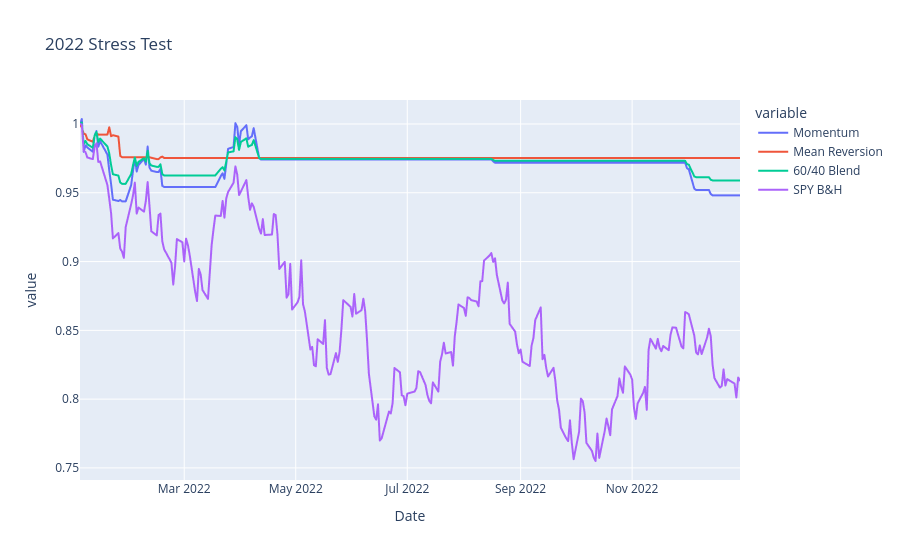

Notebook code cell kept with this figure:
### Markdown cell above
## 6. 2022 Stress Test

### Code cell
def _yr(s, y):
    sl = s.loc[f'{y}-01-01':f'{y}-12-31']
    return sl.iloc[-1] / sl.iloc[0] - 1 if len(sl) > 1 else float('nan')
print('2022 returns:')
for name, s in [('Momentum', res_mom.equity_curve), ('Mean Reversion', res_mr.equity_curve),
                ('60/40 Blend', blend_eq), ('SPY B&H', spy_eq)]:
    print(f'  {name:<22}: {_yr(s, 2022):+.2%}')
eq_2022 = eq.loc['2022-01-01':'2022-12-31']
px.line(eq_2022 / eq_2022.iloc[0], title='2022 Stress Test').show()

### Figure 1 — Plotly figure (JSON) as saved in the notebook; plotly's stock layout.template omitted (floating-point values rounded to 4 significant figures; data arrays with more than 128 entries replaced by an {"elided": "..."} marker saying what was removed)
{"data": [{"hovertemplate": "variable=Momentum<br>Date=%{x}<br>value=%{y}<extra></extra>", "legendgroup": "Momentum", "line": {"color": "#636efa", "dash": "solid"}, "marker": {"symbol": "circle"}, "mode": "lines", "name": "Momentum", "showlegend": true, "type": "scattergl", "x": {"elided": "251 str values"}, "xaxis": "x", "y": {"elided": "251 float values"}, "yaxis": "y"}, {"hovertemplate": "variable=Mean Reversion<br>Date=%{x}<br>value=%{y}<extra></extra>", "legendgroup": "Mean Reversion", "line": {"color": "#EF553B", "dash": "solid"}, "marker": {"symbol": "circle"}, "mode": "lines", "name": "Mean Reversion", "showlegend": true, "type": "scattergl", "x": {"elided": "251 str values"}, "xaxis": "x", "y": {"elided": "251 float values"}, "yaxis": "y"}, {"hovertemplate": "variable=60/40 Blend<br>Date=%{x}<br>value=%{y}<extra></extra>", "legendgroup": "60/40 Blend", "line": {"color": "#00cc96", "dash": "solid"}, "marker": {"symbol": "circle"}, "mode": "lines", "name": "60/40 Blend", "showlegend": true, "type": "scattergl", "x": {"elided": "251 str values"}, "xaxis": "x", "y": {"elided": "251 float values"}, "yaxis": "y"}, {"hovertemplate": "variable=SPY B&H<br>Date=%{x}<br>value=%{y}<extra></extra>", "legendgroup": "SPY B&H", "line": {"color": "#ab63fa", "dash": "solid"}, "marker": {"symbol": "circle"}, "mode": "lines", "name": "SPY B&H", "showlegend": true, "type": "scattergl", "x": {"elided": "251 str values"}, "xaxis": "x", "y": {"elided": "251 float values"}, "yaxis": "y"}], "layout": {"legend": {"title": {"text": "variable"}, "tracegroupgap": 0}, "title": {"text": "2022 Stress Test"}, "xaxis": {"anchor": "y", "domain": [0.0, 1.0], "title": {"text": "Date"}}, "yaxis": {"anchor": "x", "domain": [0.0, 1.0], "title": {"text": "value"}}}}
